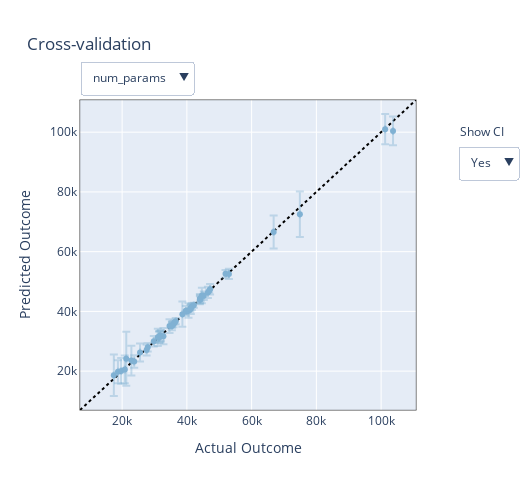

Write notebook code for a chart like this one.
### Code cell
from ax.modelbridge.cross_validation import compute_diagnostics, cross_validate
from ax.plot.diagnostic import interact_cross_validation_plotly
from ax.utils.notebook.plotting import init_notebook_plotting, render

cv = cross_validate(model=gs.model)  # The surrogate model is stored on the GenerationStrategy
compute_diagnostics(cv)

interact_cross_validation_plotly(cv)

### Figure 1 — Plotly figure (JSON) as saved in the notebook; plotly's stock layout.template omitted (floating-point values rounded to 4 significant figures)
{"data": [{"hoverinfo": "none", "line": {"color": "black", "dash": "dot", "width": 2}, "mode": "lines", "showlegend": false, "type": "scatter", "visible": true, "x": [6992.0, 110800.0], "y": [6992.0, 110800.0]}, {"error_x": {"array": [null, null, null, null, null, null, null, null, null, null, null, null, null, null, null, null, null, null, null, null, null, null, null, null, null, null, null, null, null, null, null, null, null, null, null, null, null, null, null, null, null, null, null, null, null, null], "color": "rgba(128,177,211,0.4)", "type": "data"}, "error_y": {"array": [9026.0, 7603.0, 5535.0, 1884.0, 4974.0, 4807.0, 5065.0, 6928.0, 1761.0, 4652.0, 2881.0, 1238.0, 2463.0, 4240.0, 1461.0, 2742.0, 1686.0, 1780.0, 2294.0, 1899.0, 508.1, 3009.0, 1619.0, 1436.0, 1777.0, 535.8, 997.5, 1156.0, 799.2, 1700.0, 2071.0, 683.6, 747.7, 933.9, 3844.0, 1230.0, 1292.0, 1412.0, 2592.0, 1729.0, 1685.0, 4314.0, 1048.0, 1863.0, 1867.0, 1135.0], "color": "rgba(128,177,211,0.4)", "type": "data"}, "hoverinfo": "text", "marker": {"color": "rgba(128,177,211,1)"}, "mode": "markers", "name": "In-sample", "showlegend": true, "text": ["<b>Arm 0_0</b><br><br>Actual Outcome: 21284.0 [nan, nan]<br>Predicted Outcome: 24126.529 [15100.230, 33152.829]<br><br><em>Parameterization:</em><br>hidden_size_1: 26<br>hidden_size_2: 25<br>learning_rate: 0.0001434767824236491<br>epochs: 2<br>dropout: 0.33112940192222595<br>batch_size: 256", "<b>Arm 1_0</b><br><br>Actual Outcome: 74901.0 [nan, nan]<br>Predicted Outcome: 72523.01 [64920.285, 80125.734]<br><br><em>Parameterization:</em><br>hidden_size_1: 87<br>hidden_size_2: 69<br>learning_rate: 0.0029053224531863106<br>epochs: 3<br>dropout: 0.3739301706664264<br>batch_size: 256", "<b>Arm 2_0</b><br><br>Actual Outcome: 66808.0 [nan, nan]<br>Predicted Outcome: 66604.272 [61069.272, 72139.271]<br><br><em>Parameterization:</em><br>hidden_size_1: 76<br>hidden_size_2: 84<br>learning_rate: 0.002605222277356922<br>epochs: 2<br>dropout: 0.2766162846237421<br>batch_size: 32", "<b>Arm 3_0</b><br><br>Actual Outcome: 31490.0 [nan, nan]<br>Predicted Outcome: 31343.095 [29458.637, 33227.553]<br><br><em>Parameterization:</em><br>hidden_size_1: 35<br>hidden_size_2: 90<br>learning_rate: 0.0017176423492511292<br>epochs: 1<br>dropout: 0.08004654245451093<br>batch_size: 128", "<b>Arm 4_0</b><br><br>Actual Outcome: 22864.0 [nan, nan]<br>Predicted Outcome: 23530.683 [18556.489, 28504.877]<br><br><em>Parameterization:</em><br>hidden_size_1: 28<br>hidden_size_2: 24<br>learning_rate: 0.0023618357341640183<br>epochs: 1<br>dropout: 0.05532363662496209<br>batch_size: 32", "<b>Arm 5_0</b><br><br>Actual Outcome: 103678.0 [nan, nan]<br>Predicted Outcome: 100436.352 [95629.570, 105243.134]<br><br><em>Parameterization:</em><br>hidden_size_1: 127<br>hidden_size_2: 30<br>learning_rate: 0.000211731167925127<br>epochs: 3<br>dropout: 0.09538744669407606<br>batch_size: 64", "<b>Arm 6_0</b><br><br>Actual Outcome: 101240.0 [nan, nan]<br>Predicted Outcome: 100990.906 [95926.245, 106055.567]<br><br><em>Parameterization:</em><br>hidden_size_1: 125<br>hidden_size_2: 24<br>learning_rate: 0.00018640865242917963<br>epochs: 4<br>dropout: 0.09939862927421927<br>batch_size: 32", "<b>Arm 7_0</b><br><br>Actual Outcome: 17444.0 [nan, nan]<br>Predicted Outcome: 18636.665 [11709.092, 25564.239]<br><br><em>Parameterization:</em><br>hidden_size_1: 18<br>hidden_size_2: 119<br>learning_rate: 0.0009363742269194095<br>epochs: 2<br>dropout: 0.31237895181402564<br>batch_size: 128", "<b>Arm 8_0</b><br><br>Actual Outcome: 47172.0 [nan, nan]<br>Predicted Outcome: 47420.892 [45660.146, 49181.639]<br><br><em>Parameterization:</em><br>hidden_size_1: 58<br>hidden_size_2: 25<br>learning_rate: 0.004350933426636407<br>epochs: 2<br>dropout: 0.14793169079348445<br>batch_size: 32", "<b>Arm 9_0</b><br><br>Actual Outcome: 20837.0 [nan, nan]<br>Predicted Outcome: 20583.753 [15931.571, 25235.935]<br><br><em>Parameterization:</em><br>hidden_size_1: 23<br>hidden_size_2: 85<br>learning_rate: 0.002628503936986519<br>epochs: 1<br>dropout: 0.06107937926709633<br>batch_size: 64", "<b>Arm 10_0</b><br><br>Actual Outcome: 31032.0 [nan, nan]<br>Predicted Outcome: 31338.522 [28457.995, 34219.050]<br><br><em>Parameterization:</em><br>hidden_size_1: 33<br>hidden_size_2: 120<br>learning_rate: 0.004245949864296547<br>epochs: 1<br>dropout: 0.19452765426241056<br>batch_size: 128", "<b>Arm 11_0</b><br><br>Actual Outcome: 44009.0 [nan, nan]<br>Predicted Outcome: 43883.077 [42644.707, 45121.447]<br><br><em>Parameterization:</em><br>hidden_size_1: 53<br>hidden_size_2: 39<br>learning_rate: 0.005225384637038674<br>epochs: 2<br>dropout: 0.09008009892761282<br>batch_size: 64", "<b>Arm 12_0</b><br><br>Actual Outcome: 40496.0 [nan, nan]<br>Predicted Outcome: 40306.009 [37843.045, 42768.973]<br><br><em>Parameterization:</em><br>hidden_size_1: 43<br>hidden_size_2: 128<br>learning_rate: 0.0017926064838767813<br>epochs: 1<br>dropout: 0.09660252828225978<br>batch_size: 256", "<b>Arm 13_0</b><br><br>Actual Outcome: 38618.0 [nan, nan]<br>Predicted Outcome: 39077.124 [34837.283, 43316.965]<br><br><em>Parameterization:</em><br>hidden_size_1: 48<br>hidden_size_2: 17<br>learning_rate: 0.01<br>epochs: 1<br>dropout: 0.23951458804359507<br>batch_size: 32", "<b>Arm 14_0</b><br><br>Actual Outcome: 35372.0 [nan, nan]<br>Predicted Outcome: 35136.035 [33674.869, 36597.200]<br><br><em>Parameterization:</em><br>hidden_size_1: 42<br>hidden_size_2: 47<br>learning_rate: 0.006772133699961381<br>epochs: 2<br>dropout: 0.08510201078722962<br>batch_size: 256", "<b>Arm 15_0</b><br><br>Actual Outcome: 32760.0 [nan, nan]<br>Predicted Outcome: 31706.327 [28964.788, 34447.866]<br><br><em>Parameterization:</em><br>hidden_size_1: 40<br>hidden_size_2: 28<br>learning_rate: 0.0022820468258950206<br>epochs: 3<br>dropout: 0.11004397150643774<br>batch_size: 32", "<b>Arm 16_0</b><br><br>Actual Outcome: 44009.0 [nan, nan]<br>Predicted Outcome: 44111.487 [42425.020, 45797.954]<br><br><em>Parameterization:</em><br>hidden_size_1: 53<br>hidden_size_2: 39<br>learning_rate: 0.002837659183241426<br>epochs: 2<br>dropout: 0.04027651585477238<br>batch_size: 32", "<b>Arm 17_0</b><br><br>Actual Outcome: 27566.0 [nan, nan]<br>Predicted Outcome: 27044.574 [25264.802, 28824.345]<br><br><em>Parameterization:</em><br>hidden_size_1: 32<br>hidden_size_2: 59<br>learning_rate: 0.004363761288111755<br>epochs: 3<br>dropout: 0.16909138489485928<br>batch_size: 128", "<b>Arm 18_0</b><br><br>Actual Outcome: 34643.0 [nan, nan]<br>Predicted Outcome: 35084.068 [32789.597, 37378.538]<br><br><em>Parameterization:</em><br>hidden_size_1: 41<br>hidden_size_2: 49<br>learning_rate: 0.002729593599876776<br>epochs: 1<br>dropout: 0.0<br>batch_size: 256", "<b>Arm 19_0</b><br><br>Actual Outcome: 46497.0 [nan, nan]<br>Predicted Outcome: 46365.596 [44466.414, 48264.778]<br><br><em>Parameterization:</em><br>hidden_size_1: 57<br>hidden_size_2: 27<br>learning_rate: 0.002784531341964584<br>epochs: 3<br>dropout: 0.10870606861702152<br>batch_size: 64", "<b>Arm 20_0</b><br><br>Actual Outcome: 39928.0 [nan, nan]<br>Predicted Outcome: 39950.524 [39442.385, 40458.663]<br><br><em>Parameterization:</em><br>hidden_size_1: 46<br>hidden_size_2: 69<br>learning_rate: 0.00350793125863134<br>epochs: 3<br>dropout: 0.16452356200290869<br>batch_size: 256", "<b>Arm 21_0</b><br><br>Actual Outcome: 25534.0 [nan, nan]<br>Predicted Outcome: 26208.788 [23199.781, 29217.794]<br><br><em>Parameterization:</em><br>hidden_size_1: 31<br>hidden_size_2: 30<br>learning_rate: 0.006155673760960595<br>epochs: 3<br>dropout: 0.05595837260580259<br>batch_size: 128", "<b>Arm 22_0</b><br><br>Actual Outcome: 39698.0 [nan, nan]<br>Predicted Outcome: 40183.089 [38564.311, 41801.867]<br><br><em>Parameterization:</em><br>hidden_size_1: 47<br>hidden_size_2: 50<br>learning_rate: 0.007225891127178984<br>epochs: 3<br>dropout: 0.23180749133005782<br>batch_size: 256", "<b>Arm 23_0</b><br><br>Actual Outcome: 45232.0 [nan, nan]<br>Predicted Outcome: 45251.436 [43815.194, 46687.679]<br><br><em>Parameterization:</em><br>hidden_size_1: 52<br>hidden_size_2: 72<br>learning_rate: 0.002798179138056188<br>epochs: 2<br>dropout: 0.14503056080703147<br>batch_size: 256", "<b>Arm 24_0</b><br><br>Actual Outcome: 29785.0 [nan, nan]<br>Predicted Outcome: 30022.723 [28245.389, 31800.056]<br><br><em>Parameterization:</em><br>hidden_size_1: 33<br>hidden_size_2: 91<br>learning_rate: 0.0033679541540761024<br>epochs: 3<br>dropout: 0.09945665618720774<br>batch_size: 256", "<b>Arm 25_0</b><br><br>Actual Outcome: 46880.0 [nan, nan]<br>Predicted Outcome: 46837.346 [46301.530, 47373.163]<br><br><em>Parameterization:</em><br>hidden_size_1: 54<br>hidden_size_2: 71<br>learning_rate: 0.002772015264563267<br>epochs: 3<br>dropout: 0.16672305109441052<br>batch_size: 128", "<b>Arm 26_0</b><br><br>Actual Outcome: 35892.0 [nan, nan]<br>Predicted Outcome: 35689.683 [34692.153, 36687.213]<br><br><em>Parameterization:</em><br>hidden_size_1: 42<br>hidden_size_2: 57<br>learning_rate: 0.0024315337698167833<br>epochs: 3<br>dropout: 0.19474503551564407<br>batch_size: 256", "<b>Arm 27_0</b><br><br>Actual Outcome: 41552.0 [nan, nan]<br>Predicted Outcome: 41600.741 [40444.833, 42756.650]<br><br><em>Parameterization:</em><br>hidden_size_1: 46<br>hidden_size_2: 98<br>learning_rate: 0.006049018833553533<br>epochs: 3<br>dropout: 0.13709920202400355<br>batch_size: 256", "<b>Arm 28_0</b><br><br>Actual Outcome: 42149.0 [nan, nan]<br>Predicted Outcome: 42056.814 [41257.619, 42856.008]<br><br><em>Parameterization:</em><br>hidden_size_1: 47<br>hidden_size_2: 93<br>learning_rate: 0.0018303290821920122<br>epochs: 3<br>dropout: 0.08922284620729605<br>batch_size: 128", "<b>Arm 29_0</b><br><br>Actual Outcome: 52990.0 [nan, nan]<br>Predicted Outcome: 52541.72 [50841.291, 54242.149]<br><br><em>Parameterization:</em><br>hidden_size_1: 60<br>hidden_size_2: 85<br>learning_rate: 0.00539443174947917<br>epochs: 3<br>dropout: 0.12865895369245992<br>batch_size: 128", "<b>Arm 30_0</b><br><br>Actual Outcome: 23732.0 [nan, nan]<br>Predicted Outcome: 23209.075 [21138.557, 25279.594]<br><br><em>Parameterization:</em><br>hidden_size_1: 26<br>hidden_size_2: 93<br>learning_rate: 0.0010940926056826755<br>epochs: 4<br>dropout: 0.06093513841124719<br>batch_size: 128", "<b>Arm 31_0</b><br><br>Actual Outcome: 44240.0 [nan, nan]<br>Predicted Outcome: 44145.899 [43462.281, 44829.517]<br><br><em>Parameterization:</em><br>hidden_size_1: 50<br>hidden_size_2: 84<br>learning_rate: 0.0019538650031968707<br>epochs: 3<br>dropout: 0.17482033724912127<br>batch_size: 128", "<b>Arm 32_0</b><br><br>Actual Outcome: 36173.0 [nan, nan]<br>Predicted Outcome: 36325.499 [35577.846, 37073.152]<br><br><em>Parameterization:</em><br>hidden_size_1: 41<br>hidden_size_2: 79<br>learning_rate: 0.002648680531166817<br>epochs: 3<br>dropout: 0.12367523348987207<br>batch_size: 128", "<b>Arm 33_0</b><br><br>Actual Outcome: 35410.0 [nan, nan]<br>Predicted Outcome: 35458.174 [34524.237, 36392.112]<br><br><em>Parameterization:</em><br>hidden_size_1: 40<br>hidden_size_2: 81<br>learning_rate: 0.0009979208885641613<br>epochs: 4<br>dropout: 0.11526085100574014<br>batch_size: 64", "<b>Arm 34_0</b><br><br>Actual Outcome: 18710.0 [nan, nan]<br>Predicted Outcome: 19777.199 [15933.268, 23621.130]<br><br><em>Parameterization:</em><br>hidden_size_1: 20<br>hidden_size_2: 101<br>learning_rate: 0.002038626116246448<br>epochs: 4<br>dropout: 0.10913020356854687<br>batch_size: 128", "<b>Arm 35_0</b><br><br>Actual Outcome: 51940.0 [nan, nan]<br>Predicted Outcome: 52590.094 [51360.215, 53819.972]<br><br><em>Parameterization:</em><br>hidden_size_1: 60<br>hidden_size_2: 70<br>learning_rate: 0.001590451581970858<br>epochs: 3<br>dropout: 0.13605753732320264<br>batch_size: 128", "<b>Arm 36_0</b><br><br>Actual Outcome: 44120.0 [nan, nan]<br>Predicted Outcome: 44168.051 [42876.386, 45459.717]<br><br><em>Parameterization:</em><br>hidden_size_1: 50<br>hidden_size_2: 82<br>learning_rate: 0.0010268320765114054<br>epochs: 4<br>dropout: 0.10210561054102789<br>batch_size: 128", "<b>Arm 37_0</b><br><br>Actual Outcome: 27912.0 [nan, nan]<br>Predicted Outcome: 27969.876 [26557.641, 29382.111]<br><br><em>Parameterization:</em><br>hidden_size_1: 31<br>hidden_size_2: 88<br>learning_rate: 0.0005489248238608655<br>epochs: 4<br>dropout: 0.041998030049184086<br>batch_size: 32", "<b>Arm 38_0</b><br><br>Actual Outcome: 44639.0 [nan, nan]<br>Predicted Outcome: 45345.454 [42753.355, 47937.552]<br><br><em>Parameterization:</em><br>hidden_size_1: 53<br>hidden_size_2: 49<br>learning_rate: 0.0004259949381473743<br>epochs: 4<br>dropout: 0.12375317521500247<br>batch_size: 32", "<b>Arm 39_0</b><br><br>Actual Outcome: 31628.0 [nan, nan]<br>Predicted Outcome: 31709.041 [29979.706, 33438.375]<br><br><em>Parameterization:</em><br>hidden_size_1: 34<br>hidden_size_2: 113<br>learning_rate: 0.0012848059245821174<br>epochs: 4<br>dropout: 0.159982570212143<br>batch_size: 128", "<b>Arm 40_0</b><br><br>Actual Outcome: 41220.0 [nan, nan]<br>Predicted Outcome: 40793.796 [39108.546, 42479.047]<br><br><em>Parameterization:</em><br>hidden_size_1: 45<br>hidden_size_2: 108<br>learning_rate: 0.00044147059335426423<br>epochs: 4<br>dropout: 0.057307727797324064<br>batch_size: 64", "<b>Arm 41_0</b><br><br>Actual Outcome: 19712.0 [nan, nan]<br>Predicted Outcome: 20061.896 [15747.994, 24375.799]<br><br><em>Parameterization:</em><br>hidden_size_1: 22<br>hidden_size_2: 77<br>learning_rate: 0.0003989276365812258<br>epochs: 4<br>dropout: 0.1432906720190824<br>batch_size: 32", "<b>Arm 42_0</b><br><br>Actual Outcome: 36568.0 [nan, nan]<br>Predicted Outcome: 36708.259 [35660.516, 37756.003]<br><br><em>Parameterization:</em><br>hidden_size_1: 42<br>hidden_size_2: 70<br>learning_rate: 0.0005856646049078795<br>epochs: 4<br>dropout: 0.0<br>batch_size: 32", "<b>Arm 43_0</b><br><br>Actual Outcome: 31950.0 [nan, nan]<br>Predicted Outcome: 31877.117 [30014.330, 33739.904]<br><br><em>Parameterization:</em><br>hidden_size_1: 36<br>hidden_size_2: 81<br>learning_rate: 0.0005137184947408184<br>epochs: 4<br>dropout: 0.16660182769823986<br>batch_size: 32", "<b>Arm 44_0</b><br><br>Actual Outcome: 31408.0 [nan, nan]<br>Predicted Outcome: 31472.91 [29605.858, 33339.961]<br><br><em>Parameterization:</em><br>hidden_size_1: 34<br>hidden_size_2: 108<br>learning_rate: 0.001265315859699169<br>epochs: 4<br>dropout: 0.046803229351878396<br>batch_size: 32", "<b>Arm 45_0</b><br><br>Actual Outcome: 41066.0 [nan, nan]<br>Predicted Outcome: 40990.833 [39855.408, 42126.259]<br><br><em>Parameterization:</em><br>hidden_size_1: 47<br>hidden_size_2: 74<br>learning_rate: 0.000757321780001632<br>epochs: 4<br>dropout: 0.0008842295315079395<br>batch_size: 32"], "type": "scatter", "visible": true, "x": [21284, 74901, 66808, 31490, 22864, 103678, 101240, 17444, 47172, 20837, 31032, 44009, 40496, 38618, 35372, 32760, 44009, 27566, 34643, 46497, 39928, 25534, 39698, 45232, 29785, 46880, 35892, 41552, 42149, 52990, 23732, 44240, 36173, 35410, 18710, 51940, 44120, 27912, 44639, 31628, 41220, 19712, 36568, 31950, 31408, 41066], "y": [24130.0, 72520.0, 66600.0, 31340.0, 23530.0, 100400.0, 101000.0, 18640.0, 47420.0, 20580.0, 31340.0, 43880.0, 40310.0, 39080.0, 35140.0, 31710.0, 44110.0, 27040.0, 35080.0, 46370.0, 39950.0, 26210.0, 40180.0, 45250.0, 30020.0, 46840.0, 35690.0, 41600.0, 42060.0, 52540.0, 23210.0, 44150.0, 36330.0, 35460.0, 19780.0, 52590.0, 44170.0, 27970.0, 45350.0, 31710.0, 40790.0, 20060.0, 36710.0, 31880.0, 31470.0, 40990.0]}, {"hoverinfo": "none", "line": {"color": "black", "dash": "dot", "width": 2}, "mode": "lines", "showlegend": false, "type": "scatter", "visible": false, "x": [0.8513, 0.9805], "y": [0.8513, 0.9805]}, {"error_x": {"array": [null, null, null, null, null, null, null, null, null, null, null, null, null, null, null, null, null, null, null, null, null, null, null, null, null, null, null, null, null, null, null, null, null, null, null, null, null, null, null, null, null, null, null, null, null, null], "color": "rgba(128,177,211,0.4)", "type": "data"}, "error_y": {"array": [0.02528, 0.01989, 0.0197, 0.009065, 0.01963, 0.01878, 0.01927, 0.02228, 0.01086, 0.01534, 0.01368, 0.007985, 0.01244, 0.01954, 0.01062, 0.01247, 0.01019, 0.008561, 0.01469, 0.01167, 0.004009, 0.01439, 0.009429, 0.01072, 0.008598, 0.003598, 0.006162, 0.007318, 0.005709, 0.007922, 0.008547, 0.00466, 0.004419, 0.005653, 0.01218, 0.006222, 0.008797, 0.006243, 0.01173, 0.009271, 0.009858, 0.01327, 0.005031, 0.008344, 0.008889, 0.005668], "color": "rgba(128,177,211,0.4)", "type": "data"}, "hoverinfo": "text", "marker": {"color": "rgba(128,177,211,1)"}, "mode": "markers", "name": "In-sample", "showlegend": true, "text": ["<b>Arm 0_0</b><br><br>Actual Outcome: 0.855 [nan, nan]<br>Predicted Outcome: 0.93 [0.904, 0.955]<br><br><em>Parameterization:</em><br>hidden_size_1: 26<br>hidden_size_2: 25<br>learning_rate: 0.0001434767824236491<br>epochs: 2<br>dropout: 0.33112940192222595<br>batch_size: 256", "<b>Arm 1_0</b><br><br>Actual Outcome: 0.956 [nan, nan]<br>Predicted Outcome: 0.948 [0.928, 0.968]<br><br><em>Parameterization:</em><br>hidden_size_1: 87<br>hidden_size_2: 69<br>learning_rate: 0.0029053224531863106<br>epochs: 3<br>dropout: 0.3739301706664264<br>batch_size: 256", "<b>Arm 2_0</b><br><br>Actual Outcome: 0.942 [nan, nan]<br>Predicted Outcome: 0.951 [0.932, 0.971]<br><br><em>Parameterization:</em><br>hidden_size_1: 76<br>hidden_size_2: 84<br>learning_rate: 0.002605222277356922<br>epochs: 2<br>dropout: 0.2766162846237421<br>batch_size: 32", "<b>Arm 3_0</b><br><br>Actual Outcome: 0.939 [nan, nan]<br>Predicted Outcome: 0.93 [0.921, 0.939]<br><br><em>Parameterization:</em><br>hidden_size_1: 35<br>hidden_size_2: 90<br>learning_rate: 0.0017176423492511292<br>epochs: 1<br>dropout: 0.08004654245451093<br>batch_size: 128", "<b>Arm 4_0</b><br><br>Actual Outcome: 0.922 [nan, nan]<br>Predicted Outcome: 0.913 [0.893, 0.932]<br><br><em>Parameterization:</em><br>hidden_size_1: 28<br>hidden_size_2: 24<br>learning_rate: 0.0023618357341640183<br>epochs: 1<br>dropout: 0.05532363662496209<br>batch_size: 32", "<b>Arm 5_0</b><br><br>Actual Outcome: 0.952 [nan, nan]<br>Predicted Outcome: 0.958 [0.939, 0.976]<br><br><em>Parameterization:</em><br>hidden_size_1: 127<br>hidden_size_2: 30<br>learning_rate: 0.000211731167925127<br>epochs: 3<br>dropout: 0.09538744669407606<br>batch_size: 64", "<b>Arm 6_0</b><br><br>Actual Outcome: 0.964 [nan, nan]<br>Predicted Outcome: 0.948 [0.929, 0.968]<br><br><em>Parameterization:</em><br>hidden_size_1: 125<br>hidden_size_2: 24<br>learning_rate: 0.00018640865242917963<br>epochs: 4<br>dropout: 0.09939862927421927<br>batch_size: 32", "<b>Arm 7_0</b><br><br>Actual Outcome: 0.919 [nan, nan]<br>Predicted Outcome: 0.925 [0.902, 0.947]<br><br><em>Parameterization:</em><br>hidden_size_1: 18<br>hidden_size_2: 119<br>learning_rate: 0.0009363742269194095<br>epochs: 2<br>dropout: 0.31237895181402564<br>batch_size: 128", "<b>Arm 8_0</b><br><br>Actual Outcome: 0.95 [nan, nan]<br>Predicted Outcome: 0.938 [0.927, 0.949]<br><br><em>Parameterization:</em><br>hidden_size_1: 58<br>hidden_size_2: 25<br>learning_rate: 0.004350933426636407<br>epochs: 2<br>dropout: 0.14793169079348445<br>batch_size: 32", "<b>Arm 9_0</b><br><br>Actual Outcome: 0.91 [nan, nan]<br>Predicted Outcome: 0.929 [0.914, 0.945]<br><br><em>Parameterization:</em><br>hidden_size_1: 23<br>hidden_size_2: 85<br>learning_rate: 0.002628503936986519<br>epochs: 1<br>dropout: 0.06107937926709633<br>batch_size: 64", "<b>Arm 10_0</b><br><br>Actual Outcome: 0.932 [nan, nan]<br>Predicted Outcome: 0.933 [0.920, 0.947]<br><br><em>Parameterization:</em><br>hidden_size_1: 33<br>hidden_size_2: 120<br>learning_rate: 0.004245949864296547<br>epochs: 1<br>dropout: 0.19452765426241056<br>batch_size: 128", "<b>Arm 11_0</b><br><br>Actual Outcome: 0.949 [nan, nan]<br>Predicted Outcome: 0.951 [0.943, 0.959]<br><br><em>Parameterization:</em><br>hidden_size_1: 53<br>hidden_size_2: 39<br>learning_rate: 0.005225384637038674<br>epochs: 2<br>dropout: 0.09008009892761282<br>batch_size: 64", "<b>Arm 12_0</b><br><br>Actual Outcome: 0.943 [nan, nan]<br>Predicted Outcome: 0.945 [0.933, 0.958]<br><br><em>Parameterization:</em><br>hidden_size_1: 43<br>hidden_size_2: 128<br>learning_rate: 0.0017926064838767813<br>epochs: 1<br>dropout: 0.09660252828225978<br>batch_size: 256", "<b>Arm 13_0</b><br><br>Actual Outcome: 0.888 [nan, nan]<br>Predicted Outcome: 0.936 [0.917, 0.956]<br><br><em>Parameterization:</em><br>hidden_size_1: 48<br>hidden_size_2: 17<br>learning_rate: 0.01<br>epochs: 1<br>dropout: 0.23951458804359507<br>batch_size: 32", "<b>Arm 14_0</b><br><br>Actual Outcome: 0.95 [nan, nan]<br>Predicted Outcome: 0.943 [0.932, 0.954]<br><br><em>Parameterization:</em><br>hidden_size_1: 42<br>hidden_size_2: 47<br>learning_rate: 0.006772133699961381<br>epochs: 2<br>dropout: 0.08510201078722962<br>batch_size: 256", "<b>Arm 15_0</b><br><br>Actual Outcome: 0.948 [nan, nan]<br>Predicted Outcome: 0.948 [0.935, 0.960]<br><br><em>Parameterization:</em><br>hidden_size_1: 40<br>hidden_size_2: 28<br>learning_rate: 0.0022820468258950206<br>epochs: 3<br>dropout: 0.11004397150643774<br>batch_size: 32", "<b>Arm 16_0</b><br><br>Actual Outcome: 0.949 [nan, nan]<br>Predicted Outcome: 0.95 [0.939, 0.960]<br><br><em>Parameterization:</em><br>hidden_size_1: 53<br>hidden_size_2: 39<br>learning_rate: 0.002837659183241426<br>epochs: 2<br>dropout: 0.04027651585477238<br>batch_size: 32", "<b>Arm 17_0</b><br><br>Actual Outcome: 0.949 [nan, nan]<br>Predicted Outcome: 0.947 [0.938, 0.955]<br><br><em>Parameterization:</em><br>hidden_size_1: 32<br>hidden_size_2: 59<br>learning_rate: 0.004363761288111755<br>epochs: 3<br>dropout: 0.16909138489485928<br>batch_size: 128", "<b>Arm 18_0</b><br><br>Actual Outcome: 0.932 [nan, nan]<br>Predicted Outcome: 0.942 [0.928, 0.957]<br><br><em>Parameterization:</em><br>hidden_size_1: 41<br>hidden_size_2: 49<br>learning_rate: 0.002729593599876776<br>epochs: 1<br>dropout: 0.0<br>batch_size: 256", "<b>Arm 19_0</b><br><br>Actual Outcome: 0.951 [nan, nan]<br>Predicted Outcome: 0.955 [0.944, 0.967]<br><br><em>Parameterization:</em><br>hidden_size_1: 57<br>hidden_size_2: 27<br>learning_rate: 0.002784531341964584<br>epochs: 3<br>dropout: 0.10870606861702152<br>batch_size: 64", "<b>Arm 20_0</b><br><br>Actual Outcome: 0.959 [nan, nan]<br>Predicted Outcome: 0.957 [0.953, 0.961]<br><br><em>Parameterization:</em><br>hidden_size_1: 46<br>hidden_size_2: 69<br>learning_rate: 0.00350793125863134<br>epochs: 3<br>dropout: 0.16452356200290869<br>batch_size: 256", "<b>Arm 21_0</b><br><br>Actual Outcome: 0.936 [nan, nan]<br>Predicted Outcome: 0.942 [0.927, 0.956]<br><br><em>Parameterization:</em><br>hidden_size_1: 31<br>hidden_size_2: 30<br>learning_rate: 0.006155673760960595<br>epochs: 3<br>dropout: 0.05595837260580259<br>batch_size: 128", "<b>Arm 22_0</b><br><br>Actual Outcome: 0.952 [nan, nan]<br>Predicted Outcome: 0.951 [0.942, 0.961]<br><br><em>Parameterization:</em><br>hidden_size_1: 47<br>hidden_size_2: 50<br>learning_rate: 0.007225891127178984<br>epochs: 3<br>dropout: 0.23180749133005782<br>batch_size: 256", "<b>Arm 23_0</b><br><br>Actual Outcome: 0.957 [nan, nan]<br>Predicted Outcome: 0.955 [0.944, 0.966]<br><br><em>Parameterization:</em><br>hidden_size_1: 52<br>hidden_size_2: 72<br>learning_rate: 0.002798179138056188<br>epochs: 2<br>dropout: 0.14503056080703147<br>batch_size: 256", "<b>Arm 24_0</b><br><br>Actual Outcome: 0.954 [nan, nan]<br>Predicted Outcome: 0.952 [0.943, 0.961]<br><br><em>Parameterization:</em><br>hidden_size_1: 33<br>hidden_size_2: 91<br>learning_rate: 0.0033679541540761024<br>epochs: 3<br>dropout: 0.09945665618720774<br>batch_size: 256", "<b>Arm 25_0</b><br><br>Actual Outcome: 0.964 [nan, nan]<br>Predicted Outcome: 0.96 [0.957, 0.964]<br><br><em>Parameterization:</em><br>hidden_size_1: 54<br>hidden_size_2: 71<br>learning_rate: 0.002772015264563267<br>epochs: 3<br>dropout: 0.16672305109441052<br>batch_size: 128", "<b>Arm 26_0</b><br><br>Actual Outcome: 0.951 [nan, nan]<br>Predicted Outcome: 0.957 [0.951, 0.963]<br><br><em>Parameterization:</em><br>hidden_size_1: 42<br>hidden_size_2: 57<br>learning_rate: 0.0024315337698167833<br>epochs: 3<br>dropout: 0.19474503551564407<br>batch_size: 256", "<b>Arm 27_0</b><br><br>Actual Outcome: 0.956 [nan, nan]<br>Predicted Outcome: 0.957 [0.950, 0.964]<br><br><em>Parameterization:</em><br>hidden_size_1: 46<br>hidden_size_2: 98<br>learning_rate: 0.006049018833553533<br>epochs: 3<br>dropout: 0.13709920202400355<br>batch_size: 256", "<b>Arm 28_0</b><br><br>Actual Outcome: 0.962 [nan, nan]<br>Predicted Outcome: 0.961 [0.955, 0.966]<br><br><em>Parameterization:</em><br>hidden_size_1: 47<br>hidden_size_2: 93<br>learning_rate: 0.0018303290821920122<br>epochs: 3<br>dropout: 0.08922284620729605<br>batch_size: 128", "<b>Arm 29_0</b><br><br>Actual Outcome: 0.954 [nan, nan]<br>Predicted Outcome: 0.961 [0.953, 0.968]<br><br><em>Parameterization:</em><br>hidden_size_1: 60<br>hidden_size_2: 85<br>learning_rate: 0.00539443174947917<br>epochs: 3<br>dropout: 0.12865895369245992<br>batch_size: 128", "<b>Arm 30_0</b><br><br>Actual Outcome: 0.955 [nan, nan]<br>Predicted Outcome: 0.955 [0.947, 0.964]<br><br><em>Parameterization:</em><br>hidden_size_1: 26<br>hidden_size_2: 93<br>learning_rate: 0.0010940926056826755<br>epochs: 4<br>dropout: 0.06093513841124719<br>batch_size: 128", "<b>Arm 31_0</b><br><br>Actual Outcome: 0.963 [nan, nan]<br>Predicted Outcome: 0.963 [0.958, 0.967]<br><br><em>Parameterization:</em><br>hidden_size_1: 50<br>hidden_size_2: 84<br>learning_rate: 0.0019538650031968707<br>epochs: 3<br>dropout: 0.17482033724912127<br>batch_size: 128", "<b>Arm 32_0</b><br><br>Actual Outcome: 0.959 [nan, nan]<br>Predicted Outcome: 0.96 [0.956, 0.964]<br><br><em>Parameterization:</em><br>hidden_size_1: 41<br>hidden_size_2: 79<br>learning_rate: 0.002648680531166817<br>epochs: 3<br>dropout: 0.12367523348987207<br>batch_size: 128", "<b>Arm 33_0</b><br><br>Actual Outcome: 0.963 [nan, nan]<br>Predicted Outcome: 0.964 [0.958, 0.969]<br><br><em>Parameterization:</em><br>hidden_size_1: 40<br>hidden_size_2: 81<br>learning_rate: 0.0009979208885641613<br>epochs: 4<br>dropout: 0.11526085100574014<br>batch_size: 64", "<b>Arm 34_0</b><br><br>Actual Outcome: 0.947 [nan, nan]<br>Predicted Outcome: 0.946 [0.934, 0.958]<br><br><em>Parameterization:</em><br>hidden_size_1: 20<br>hidden_size_2: 101<br>learning_rate: 0.002038626116246448<br>epochs: 4<br>dropout: 0.10913020356854687<br>batch_size: 128", "<b>Arm 35_0</b><br><br>Actual Outcome: 0.962 [nan, nan]<br>Predicted Outcome: 0.963 [0.957, 0.969]<br><br><em>Parameterization:</em><br>hidden_size_1: 60<br>hidden_size_2: 70<br>learning_rate: 0.001590451581970858<br>epochs: 3<br>dropout: 0.13605753732320264<br>batch_size: 128", "<b>Arm 36_0</b><br><br>Actual Outcome: 0.963 [nan, nan]<br>Predicted Outcome: 0.96 [0.952, 0.969]<br><br><em>Parameterization:</em><br>hidden_size_1: 50<br>hidden_size_2: 82<br>learning_rate: 0.0010268320765114054<br>epochs: 4<br>dropout: 0.10210561054102789<br>batch_size: 128", "<b>Arm 37_0</b><br><br>Actual Outcome: 0.961 [nan, nan]<br>Predicted Outcome: 0.961 [0.955, 0.968]<br><br><em>Parameterization:</em><br>hidden_size_1: 31<br>hidden_size_2: 88<br>learning_rate: 0.0005489248238608655<br>epochs: 4<br>dropout: 0.041998030049184086<br>batch_size: 32", "<b>Arm 38_0</b><br><br>Actual Outcome: 0.963 [nan, nan]<br>Predicted Outcome: 0.961 [0.949, 0.973]<br><br><em>Parameterization:</em><br>hidden_size_1: 53<br>hidden_size_2: 49<br>learning_rate: 0.0004259949381473743<br>epochs: 4<br>dropout: 0.12375317521500247<br>batch_size: 32", "<b>Arm 39_0</b><br><br>Actual Outcome: 0.96 [nan, nan]<br>Predicted Outcome: 0.958 [0.949, 0.968]<br><br><em>Parameterization:</em><br>hidden_size_1: 34<br>hidden_size_2: 113<br>learning_rate: 0.0012848059245821174<br>epochs: 4<br>dropout: 0.159982570212143<br>batch_size: 128", "<b>Arm 40_0</b><br><br>Actual Outcome: 0.961 [nan, nan]<br>Predicted Outcome: 0.963 [0.953, 0.973]<br><br><em>Parameterization:</em><br>hidden_size_1: 45<br>hidden_size_2: 108<br>learning_rate: 0.00044147059335426423<br>epochs: 4<br>dropout: 0.057307727797324064<br>batch_size: 64", "<b>Arm 41_0</b><br><br>Actual Outcome: 0.947 [nan, nan]<br>Predicted Outcome: 0.949 [0.936, 0.963]<br><br><em>Parameterization:</em><br>hidden_size_1: 22<br>hidden_size_2: 77<br>learning_rate: 0.0003989276365812258<br>epochs: 4<br>dropout: 0.1432906720190824<br>batch_size: 32", "<b>Arm 42_0</b><br><br>Actual Outcome: 0.966 [nan, nan]<br>Predicted Outcome: 0.959 [0.954, 0.964]<br><br><em>Parameterization:</em><br>hidden_size_1: 42<br>hidden_size_2: 70<br>learning_rate: 0.0005856646049078795<br>epochs: 4<br>dropout: 0.0<br>batch_size: 32", "<b>Arm 43_0</b><br><br>Actual Outcome: 0.96 [nan, nan]<br>Predicted Outcome: 0.96 [0.952, 0.969]<br><br><em>Parameterization:</em><br>hidden_size_1: 36<br>hidden_size_2: 81<br>learning_rate: 0.0005137184947408184<br>epochs: 4<br>dropout: 0.16660182769823986<br>batch_size: 32", "<b>Arm 44_0</b><br><br>Actual Outcome: 0.961 [nan, nan]<br>Predicted Outcome: 0.958 [0.949, 0.967]<br><br><em>Parameterization:</em><br>hidden_size_1: 34<br>hidden_size_2: 108<br>learning_rate: 0.001265315859699169<br>epochs: 4<br>dropout: 0.046803229351878396<br>batch_size: 32", "<b>Arm 45_0</b><br><br>Actual Outcome: 0.957 [nan, nan]<br>Predicted Outcome: 0.965 [0.959, 0.971]<br><br><em>Parameterization:</em><br>hidden_size_1: 47<br>hidden_size_2: 74<br>learning_rate: 0.000757321780001632<br>epochs: 4<br>dropout: 0.0008842295315079395<br>batch_size: 32"], "type": "scatter", "visible": false, "x": [0.8555, 0.9562, 0.9422, 0.9388, 0.9216, 0.9524, 0.9642, 0.9187, 0.9496, 0.9102, 0.9324, 0.9488, 0.9433, 0.8882, 0.9501, 0.9477, 0.9489, 0.9488, 0.9315, 0.9514, 0.9587, 0.9359, 0.952, 0.9574, 0.9536, 0.9641, 0.9513, 0.9558, 0.9618, 0.954, 0.9547, 0.9627, 0.9585, 0.963, 0.9475, 0.9623, 0.9631, 0.9608, 0.9626, 0.9596, 0.9607, 0.9473, 0.9657, 0.9599, 0.9613, 0.9573], "y": [0.9298, 0.9481, 0.9512, 0.9298, 0.9127, 0.9576, 0.9483, 0.9246, 0.9378, 0.9295, 0.9332, 0.9508, 0.9453, 0.9364, 0.9429, 0.9478, 0.9497, 0.9465, 0.9423, 0.9555, 0.9571, 0.9416, 0.9515, 0.9552, 0.9519, 0.9603, 0.9567, 0.9568, 0.9608, 0.9605, 0.9553, 0.9626, 0.9599, 0.9636, 0.9462, 0.963, 0.9604, 0.9613, 0.9609, 0.9584, 0.9627, 0.9493, 0.9586, 0.9603, 0.9581, 0.965]}], "layout": {"annotations": [{"showarrow": false, "text": "Show CI", "x": 1.125, "xanchor": "left", "xref": "paper", "y": 0.9, "yanchor": "middle", "yref": "paper"}], "height": 500, "hovermode": "closest", "margin": {"b": 90}, "showlegend": false, "title": {"text": "Cross-validation"}, "updatemenus": [{"buttons": [{"args": [{"visible": [true, true, false, false]}, {"xaxis.range": [6992.0, 110800.0], "yaxis.range": [6992.0, 110800.0]}], "label": "num_params", "method": "update"}, {"args": [{"visible": [false, false, true, true]}, {"xaxis.range": [0.8889, 0.9805], "yaxis.range": [0.8889, 0.9805]}], "label": "val_acc", "method": "update"}], "x": 0, "xanchor": "left", "y": 1.125, "yanchor": "top"}, {"buttons": [{"args": [{"error_x.thickness": 2, "error_x.width": 4, "error_y.thickness": 2, "error_y.width": 4}], "label": "Yes", "method": "restyle"}, {"args": [{"error_x.thickness": 0, "error_x.width": 0, "error_y.thickness": 0, "error_y.width": 0}], "label": "No", "method": "restyle"}], "x": 1.125, "xanchor": "left", "y": 0.8, "yanchor": "middle"}], "width": 530, "xaxis": {"linecolor": "black", "linewidth": 0.5, "mirror": true, "range": [6992.0, 110800.0], "title": {"text": "Actual Outcome"}, "zeroline": false}, "yaxis": {"linecolor": "black", "linewidth": 0.5, "mirror": true, "range": [6992.0, 110800.0], "title": {"text": "Predicted Outcome"}, "zeroline": false}}}
